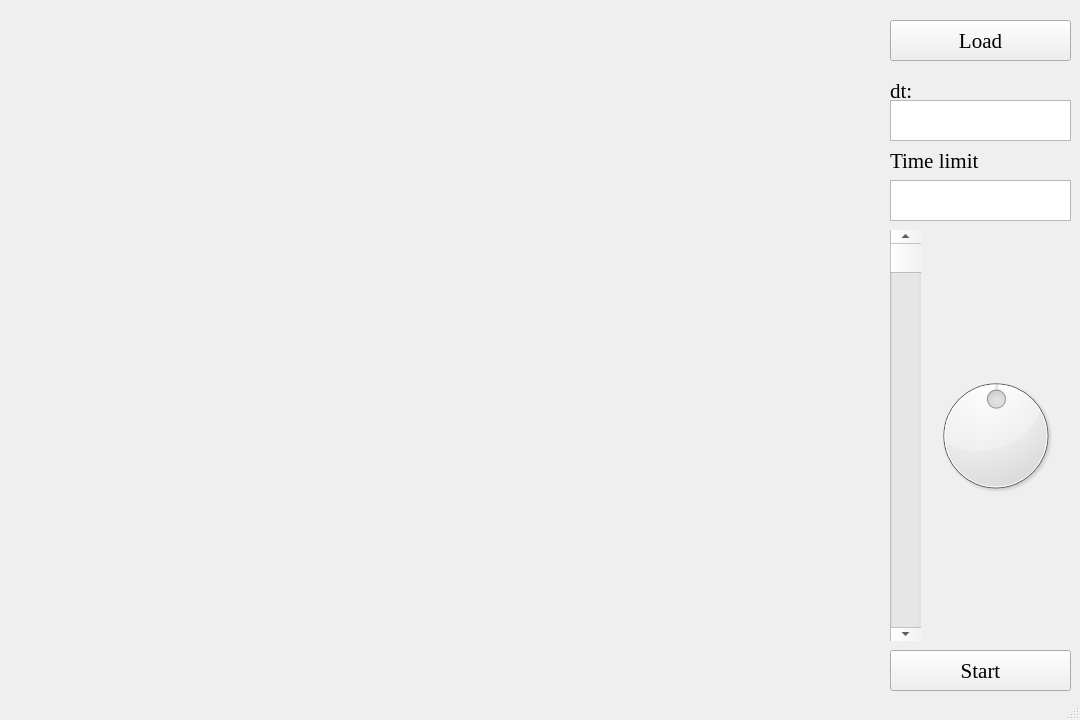
<?xml version="1.0" encoding="UTF-8"?>
<ui version="4.0">
 <class>MainWindow</class>
 <widget class="QMainWindow" name="MainWindow">
  <property name="geometry">
   <rect>
    <x>0</x>
    <y>0</y>
    <width>1080</width>
    <height>720</height>
   </rect>
  </property>
  <property name="font">
   <font>
    <family>Times New Roman</family>
    <pointsize>16</pointsize>
   </font>
  </property>
  <property name="windowTitle">
   <string>Planet System</string>
  </property>
  <widget class="QWidget" name="centralwidget">
   <widget class="QPushButton" name="StartButton">
    <property name="geometry">
     <rect>
      <x>890</x>
      <y>650</y>
      <width>181</width>
      <height>41</height>
     </rect>
    </property>
    <property name="font">
     <font>
      <family>Times New Roman</family>
      <pointsize>16</pointsize>
      <weight>50</weight>
      <bold>false</bold>
     </font>
    </property>
    <property name="text">
     <string>Start</string>
    </property>
   </widget>
   <widget class="QPushButton" name="LoadButton">
    <property name="geometry">
     <rect>
      <x>890</x>
      <y>20</y>
      <width>181</width>
      <height>41</height>
     </rect>
    </property>
    <property name="font">
     <font>
      <family>Times New Roman</family>
      <pointsize>16</pointsize>
      <weight>50</weight>
      <bold>false</bold>
     </font>
    </property>
    <property name="text">
     <string>Load</string>
    </property>
   </widget>
   <widget class="QScrollBar" name="verticalScrollBar">
    <property name="geometry">
     <rect>
      <x>890</x>
      <y>230</y>
      <width>31</width>
      <height>411</height>
     </rect>
    </property>
    <property name="maximum">
     <number>100</number>
    </property>
    <property name="pageStep">
     <number>8</number>
    </property>
    <property name="orientation">
     <enum>Qt::Vertical</enum>
    </property>
   </widget>
   <widget class="QDial" name="wheel">
    <property name="geometry">
     <rect>
      <x>930</x>
      <y>230</y>
      <width>131</width>
      <height>411</height>
     </rect>
    </property>
    <property name="pageStep">
     <number>10</number>
    </property>
    <property name="value">
     <number>50</number>
    </property>
   </widget>
   <widget class="QTextEdit" name="TextDt">
    <property name="geometry">
     <rect>
      <x>890</x>
      <y>100</y>
      <width>181</width>
      <height>41</height>
     </rect>
    </property>
   </widget>
   <widget class="QTextEdit" name="TextTimeLimit">
    <property name="geometry">
     <rect>
      <x>890</x>
      <y>180</y>
      <width>181</width>
      <height>41</height>
     </rect>
    </property>
   </widget>
   <widget class="QLabel" name="label">
    <property name="geometry">
     <rect>
      <x>890</x>
      <y>80</y>
      <width>181</width>
      <height>21</height>
     </rect>
    </property>
    <property name="text">
     <string>dt:</string>
    </property>
   </widget>
   <widget class="QLabel" name="label_2">
    <property name="geometry">
     <rect>
      <x>890</x>
      <y>150</y>
      <width>181</width>
      <height>21</height>
     </rect>
    </property>
    <property name="text">
     <string>Time limit</string>
    </property>
   </widget>
   <widget class="SpaceWidget" name="PlotWidget" native="true">
    <property name="geometry">
     <rect>
      <x>10</x>
      <y>10</y>
      <width>871</width>
      <height>681</height>
     </rect>
    </property>
   </widget>
  </widget>
  <widget class="QStatusBar" name="statusbar"/>
 </widget>
 <customwidgets>
  <customwidget>
   <class>SpaceWidget</class>
   <extends>QWidget</extends>
   <header location="global">spacewidget.h</header>
   <container>1</container>
  </customwidget>
 </customwidgets>
 <resources/>
 <connections/>
</ui>
